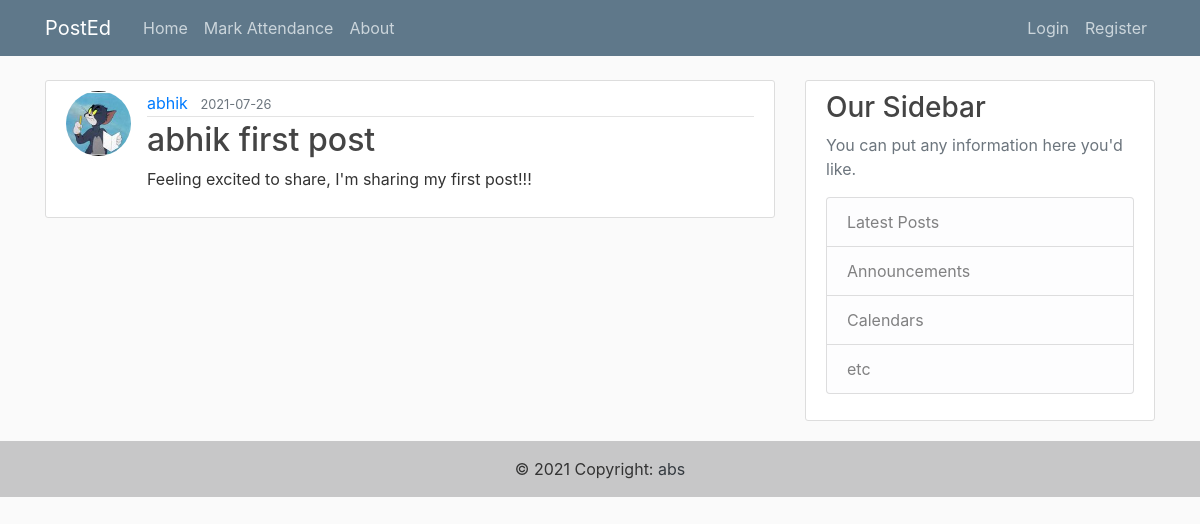
/post/1, run on the app's committed database.
### PostEd/models.py (models this page shows, shortened)
class User(db.Model, UserMixin):
    id = db.Column(db.Integer, primary_key=True)
    username = db.Column(db.String(20), unique=True, nullable=False)
    email = db.Column(db.String(120), unique=True, nullable=False)
    image = db.Column(db.String(20), default= 'default.jpg', nullable=False)
    password = db.Column(db.String(60), nullable=False)
    posts = db.relationship('Post', backref='author', lazy=True)

class Post(db.Model):
    id = db.Column(db.Integer, primary_key=True)
    title = db.Column(db.String(100), nullable=False)
    date_posted = db.Column(db.DateTime, nullable=False, default=datetime.utcnow)
    content = db.Column(db.Text, nullable=False)
    user_id = db.Column(db.Integer, db.ForeignKey('user.id'), nullable=False)

### PostEd/routes.py (the view)
@app.route("/post/<int:post_id>")
def post(post_id):
    post = Post.query.get_or_404(post_id)
    return render_template("post.html", title="Post", post=post)

### PostEd/templates/post.html (shortened to what this page needs)
{% extends "layout.html" %}
{% block content %}
      <article class="media content-section">
          <img src="{{ url_for('static', filename='/profile_pics/'+post.author.image) }}" class="rounded-circle article-img">
          <div class="media-body">
              <div class="article-metadata">
                  <a class="mr-2" href="{{ url_for('user_post', username=post.author.username) }}">{{ post.author.username }}</a>
                  <small class="text-muted">{{ post.date_posted.date() }}</small>
              </div>
              <h2 class="article-title">{{ post.title }}</h2>
              <p class="article-content">{{ post.content }}</p>
          </div>
      </article>
{% endblock content %}

### PostEd/static/css/main.css (style rules this page uses)
body { background: #fafafa; color: #333333; margin-top: 5rem; }
h1, h2, h3, h4, h5, h6 { color: #444444; }
.content-section { background: #ffffff; padding: 10px 20px; border: 1px solid #dddddd; border-radius: 3px; margin-bottom: 20px; }
.article-title { color: #444444; }
.article-content { white-space: pre-line; }
.article-img { height: 65px; width: 65px; margin-right: 16px; }
.article-metadata { padding-bottom: 1px; margin-bottom: 4px; border-bottom: 1px solid #e3e3e3 }

### data on the page
User: image (picture), author.username "abhik"
Post: date_posted "2021-07-26", title "abhik first post", content "Feeling excited to share, I'm sharing my first post!!!"
